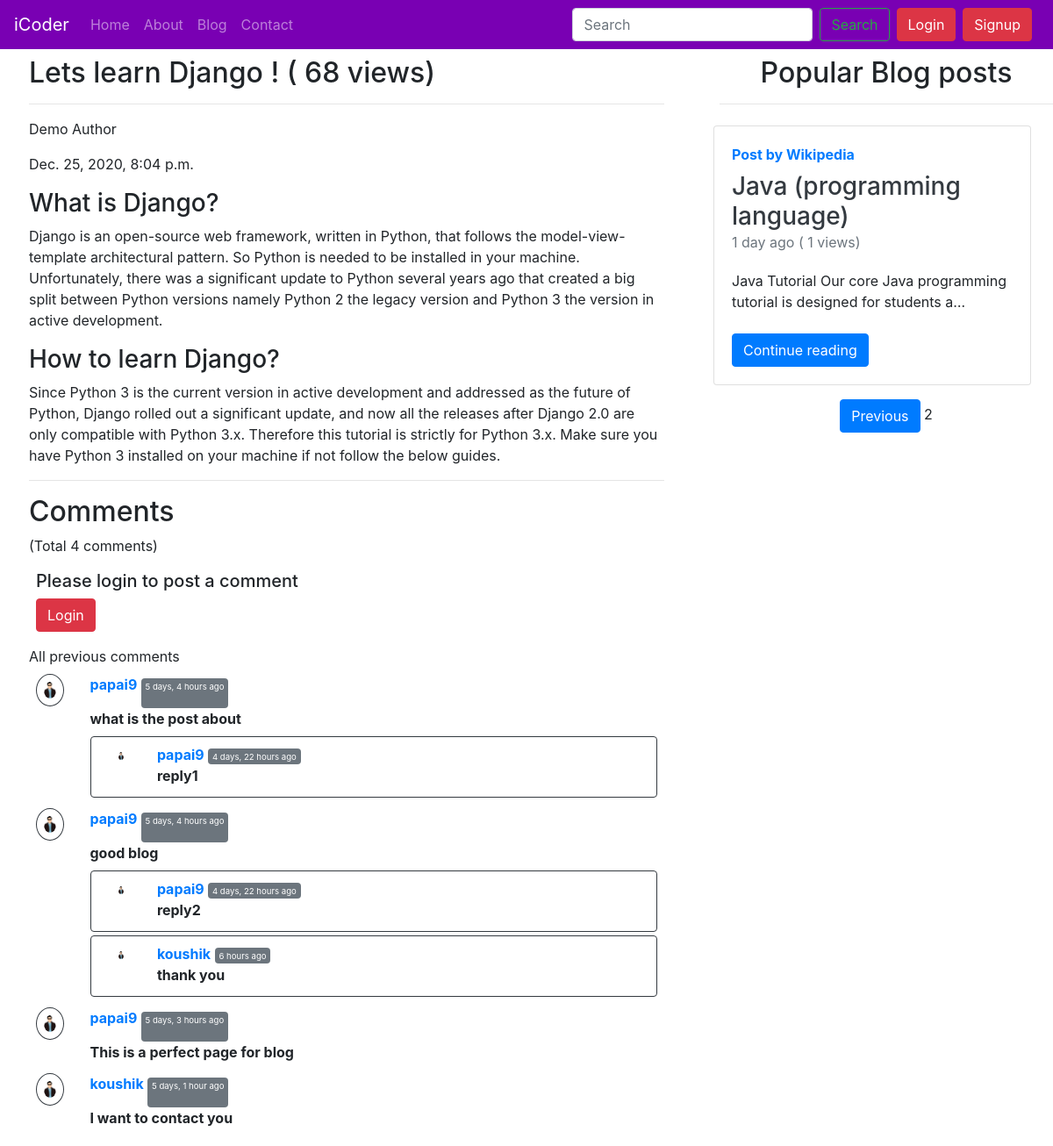
Screenshot of /blog/demo-author?page=2 with the database file from the repository.
### blog/models.py (models this page shows, shortened)
class Post(models.Model):
    sno = models.AutoField(primary_key=True)
    title = models.CharField(max_length=100)
    author = models.CharField(max_length=100)
    views= models.IntegerField(default=0)
    slug = models.CharField(max_length=150)
    content = models.TextField()
    image = models.ImageField(upload_to = "blog/images", default='')
    timeStamp = models.DateTimeField(blank=True)

class BlogComment(models.Model):
    sno = models.AutoField(primary_key=True)
    comment = models.TextField()
    user = models.ForeignKey(User, on_delete=models.CASCADE)
    post = models.ForeignKey(Post, on_delete=models.CASCADE)
    parent = models.ForeignKey('self', on_delete=models.CASCADE, null=True)
    timestamp = models.DateTimeField(default=now)

### blog/views.py (the view)
# urls.py: path('<str:slug>', views.blogPost, name="blogPost"),
def blogPost(request, slug):
    allPost = Post.objects.all().order_by('sno')
    paginator = Paginator(allPost, 4)
    page_no = request.GET.get('page')
    page_obj = paginator.get_page(page_no)
    post = Post.objects.filter(slug=slug).first()
    post.views= post.views +1
    post.save()
    comments = BlogComment.objects.filter(post=post, parent = None)
    replies = BlogComment.objects.filter(post=post).exclude(parent = None)
    replyDict={}
    for reply in replies:
        if reply.parent.sno not in replyDict.keys():
            replyDict[reply.parent.sno] = [reply]
        else:
            replyDict[reply.parent.sno].append(reply)
    context={'post': post, 'allPost': allPost, 'comments':comments, 'user':request.user, 'replyDict':replyDict, 'page_obj':page_obj}
    return render(request, 'blog/blogPost.html', context)

### blog/templatetags/extras.py (called while the page is built)
@register.filter(name='get_val')
def get_val(dict, key):
    return dict.get(key)

### templates/blog/blogPost.html (shortened to what this page needs)
{% extends 'base.html' %}
{% block body %}
{% load humanize %}
{% load extras %}
<div class="container-flex">
    <div class="row">
        <div class="col-lg-8 px-5 py-2">
            <div class="blog-post">
                <h2 class="blog-post-title">{{post.title}}  (<span > {{post.views}} views</span>)</h2><hr>
                <p class="blog-post-meta">{{post.author}}</p>
                <p class="blog-post-meta">{{post.timeStamp}}</p>
                <p>{{post.content|safe}}</p>
                <hr>
            </div>
            <h2>Comments </h2>(Total {{comments.count}} comments)
            <div class="container p-2 my-2">
                {% if user.is_authenticated %}
                <form action="/blog/postComment" method="post">
                    {% csrf_token %}
                    <div class="form-group">
                        <label for="exampleInputEmail1">Write your comment here</label>
                        <input type="text" class="form-control" name="comment" id="comment"
                            placeholder="Type your comment here">
                    </div>
                    <input type="hidden" name="postSno" value="{{post.sno}}">
                    <input type="hidden" name="parentSno" value="">
                    <input type="Submit" class="btn btn-primary " value="Post">
                </form>
                {% else %}
                <h5>Please login to post a comment</h5>
    <button type="button" class="btn btn-danger mr-2" data-toggle="modal" data-target="#login">
      Login
    </button>
                {% endif %}
            </div>
            <label for="exampleInputEmail1">All previous comments</label>
            <div class="row px-2">
                {% for comment in comments %}
                <div class="col-md-1 col-1 mb-1">
                    <img class="w-100 p-2 rounded-circle border border-dark" src="/static/img/user.png" alt="">
                </div>
                <div class="col-md-11  mb-1">
                    <b class="text-primary"> {{comment.user}}</b> <span
                        class="badge badge-secondary"><small>{{comment.timestamp|naturaltime}} </small></p> </span>
                    <div> <strong> {{comment.comment}}</strong></div>
                    <div class="replies my-2  ">
                        {% for reply in replyDict|get_val:comment.sno %}
                        <div class="d-flex p-2 border border-dark rounded my-1">
                            <div class="col-md-1 col-1 ">
                                <img class="w-100 p-2 rounded-circle" src="/static/img/user.png" alt="">
                            </div>
                            <div class="col-md-11  mb-1">
                                <b class="text-primary"> {{reply.user}}</b> <span
                                    class="badge badge-secondary"><small>{{reply.timestamp|naturaltime}}</small></span>
                                <div> <strong> {{reply.comment}}</strong></div>
                            </div>
                            </div>
                        {% endfor %}
                    </div>
                </div>
                {% endfor %}
            </div>
        </div>
        <div class="col-lg-4">
            <h2 class="text-center mt-2">Popular Blog posts</h2>
            <hr>
            {% for post in page_obj %}
            <div class="col-lg-11 col-11 p-2">
                <div class="row justify-content-center">
                    <div class="card flex-md-row box-shadow h-md-250">
                        <div class="card-body d-flex flex-column align-items-start">
                            <strong class="d-inline-block mb-2 text-primary">Post by {{post.author}}</strong>
                            <h3 class="mb-0">
                                <a class="text-dark" href="/blog/{{post.slug}}">{{post.title|truncatechars:30}}</a>
                            </h3>
                            <div class="mb-1 text-muted">{{post.timeStamp|naturaltime}} (<span > {{post.views}} views</span>)</p></div>
                            <p class="card-text mb-auto"> <div class="preview">{{post.content|safe|truncatechars:100}}</div> </p>
                            <a class="btn btn-primary mt-2" href="/blog/{{post.slug}}" role="button">Continue
                                reading</a>
                        </div>
                    </div>
                </div>
            </div>
            {% endfor %}
                <div class="text-center mt-2">
                <span>
                {% if page_obj.has_previous %}
                <a type="button" class="btn btn-primary" href="?page={{page_obj.previous_page_number}}">Previous</a>
                {% endif %}
                <span>{{page_obj.number}}</span>
                </span>
            </div>
        </div>
    </div>
</div>
{% endblock body %}

### rows the page displays
Post: title "Lets learn Django !", views "68", author "Demo Author", timeStamp "Dec. 25, 2020, 8:04 p.m.", content "What is Django? Django is an open-source web framework, written in Python, that follows the model-view-template architectural pattern. So Python is needed to be installed in your machine. Unfortunately, there was a significant update to Python several years ago that created a big split between Python versions namely Python 2 the legacy version and Python 3 the version in active development. How to learn Django? Since Python 3 is the current version in active development and addressed as the future of Python, Django rolled out a significant update, and now all the releases after Django 2.0 are only compatible with Python 3.x. Therefore this tutorial is strictly for Python 3.x. Make sure you…"
BlogComment: user "papai9", timestamp "5 days, 4 hours ago", comment "what is the post about"
BlogComment: user "papai9", timestamp "4 days, 22 hours ago", comment "reply1"
BlogComment: user "papai9", timestamp "5 days, 4 hours ago", comment "good blog"
BlogComment: user "papai9", timestamp "4 days, 22 hours ago", comment "reply2"
BlogComment: user "koushik", timestamp "6 hours ago", comment "thank you"
BlogComment: user "papai9", timestamp "5 days, 3 hours ago", comment "This is a perfect page for blog"
BlogComment: user "koushik", timestamp "5 days, 1 hour ago", comment "I want to contact you"
Post: author "Wikipedia", title "Java (programming language)", timeStamp "1 day ago", views "1"

### other values shown
{{ comments.count }} "4"
{{ page_obj.number }} "2"
